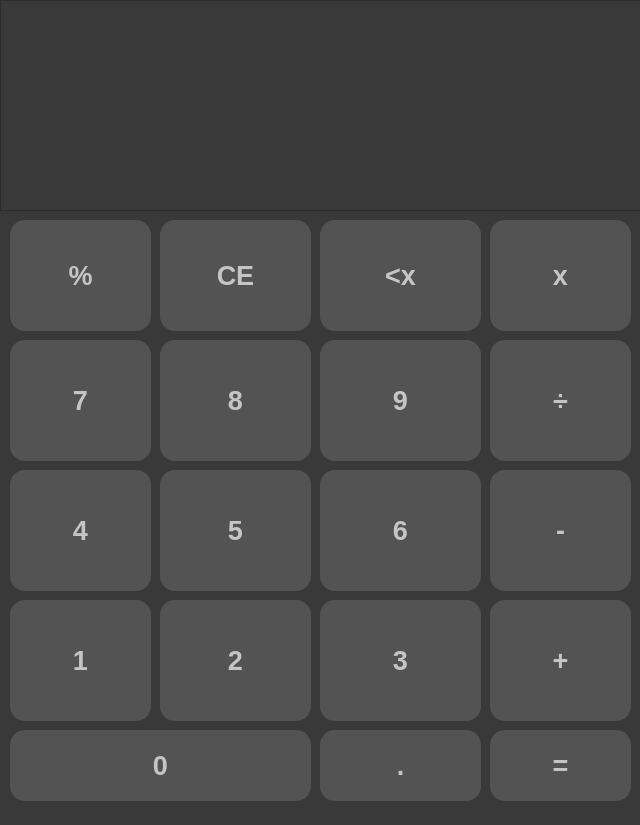
<?xml version="1.0" encoding="UTF-8"?>
<ui version="4.0">
 <class>MainWindow</class>
 <widget class="QMainWindow" name="MainWindow">
  <property name="geometry">
   <rect>
    <x>0</x>
    <y>0</y>
    <width>640</width>
    <height>825</height>
   </rect>
  </property>
  <property name="windowTitle">
   <string>MainWindow</string>
  </property>
  <property name="styleSheet">
   <string notr="true">background-color: rgb(57, 57, 57);</string>
  </property>
  <widget class="QWidget" name="centralwidget">
   <widget class="QPushButton" name="pushButton">
    <property name="geometry">
     <rect>
      <x>10</x>
      <y>220</y>
      <width>141</width>
      <height>111</height>
     </rect>
    </property>
    <property name="font">
     <font>
      <family>arial</family>
      <pointsize>20</pointsize>
      <weight>75</weight>
      <bold>true</bold>
     </font>
    </property>
    <property name="styleSheet">
     <string notr="true">background-color: rgb(83, 83, 83);
color: rgb(197, 197, 197);
font-family: arial;
border-radius: 15px;</string>
    </property>
    <property name="text">
     <string>%</string>
    </property>
   </widget>
   <widget class="QPushButton" name="pushButton_2">
    <property name="geometry">
     <rect>
      <x>160</x>
      <y>220</y>
      <width>151</width>
      <height>111</height>
     </rect>
    </property>
    <property name="font">
     <font>
      <family>arial</family>
      <pointsize>20</pointsize>
      <weight>75</weight>
      <bold>true</bold>
     </font>
    </property>
    <property name="styleSheet">
     <string notr="true">background-color: rgb(83, 83, 83);
color: rgb(197, 197, 197);
font-family: arial;
border-radius: 15px;</string>
    </property>
    <property name="text">
     <string>CE</string>
    </property>
   </widget>
   <widget class="QPushButton" name="pushButton_3">
    <property name="geometry">
     <rect>
      <x>320</x>
      <y>220</y>
      <width>161</width>
      <height>111</height>
     </rect>
    </property>
    <property name="font">
     <font>
      <family>arial</family>
      <pointsize>20</pointsize>
      <weight>75</weight>
      <bold>true</bold>
     </font>
    </property>
    <property name="styleSheet">
     <string notr="true">background-color: rgb(83, 83, 83);
color: rgb(197, 197, 197);
font-family: arial;
border-radius: 15px;</string>
    </property>
    <property name="text">
     <string>&lt;x</string>
    </property>
   </widget>
   <widget class="QPushButton" name="pushButton_4">
    <property name="geometry">
     <rect>
      <x>490</x>
      <y>220</y>
      <width>141</width>
      <height>111</height>
     </rect>
    </property>
    <property name="font">
     <font>
      <family>arial</family>
      <pointsize>20</pointsize>
      <weight>75</weight>
      <bold>true</bold>
     </font>
    </property>
    <property name="styleSheet">
     <string notr="true">background-color: rgb(83, 83, 83);
color: rgb(197, 197, 197);
font-family: arial;
border-radius: 15px;</string>
    </property>
    <property name="text">
     <string>x</string>
    </property>
   </widget>
   <widget class="QPushButton" name="pushButton_5">
    <property name="geometry">
     <rect>
      <x>10</x>
      <y>340</y>
      <width>141</width>
      <height>121</height>
     </rect>
    </property>
    <property name="font">
     <font>
      <family>arial</family>
      <pointsize>20</pointsize>
      <weight>75</weight>
      <bold>true</bold>
     </font>
    </property>
    <property name="styleSheet">
     <string notr="true">background-color: rgb(83, 83, 83);
color: rgb(197, 197, 197);
font-family: arial;
border-radius: 15px;</string>
    </property>
    <property name="text">
     <string>7</string>
    </property>
   </widget>
   <widget class="QPushButton" name="pushButton_6">
    <property name="geometry">
     <rect>
      <x>160</x>
      <y>340</y>
      <width>151</width>
      <height>121</height>
     </rect>
    </property>
    <property name="font">
     <font>
      <family>arial</family>
      <pointsize>20</pointsize>
      <weight>75</weight>
      <bold>true</bold>
     </font>
    </property>
    <property name="styleSheet">
     <string notr="true">background-color: rgb(83, 83, 83);
color: rgb(197, 197, 197);
font-family: arial;
border-radius: 15px;</string>
    </property>
    <property name="text">
     <string>8</string>
    </property>
   </widget>
   <widget class="QPushButton" name="pushButton_7">
    <property name="geometry">
     <rect>
      <x>320</x>
      <y>340</y>
      <width>161</width>
      <height>121</height>
     </rect>
    </property>
    <property name="font">
     <font>
      <family>arial</family>
      <pointsize>20</pointsize>
      <weight>75</weight>
      <bold>true</bold>
     </font>
    </property>
    <property name="styleSheet">
     <string notr="true">background-color: rgb(83, 83, 83);
color: rgb(197, 197, 197);
font-family: arial;
border-radius: 15px;</string>
    </property>
    <property name="text">
     <string>9</string>
    </property>
   </widget>
   <widget class="QPushButton" name="pushButton_8">
    <property name="geometry">
     <rect>
      <x>490</x>
      <y>340</y>
      <width>141</width>
      <height>121</height>
     </rect>
    </property>
    <property name="font">
     <font>
      <family>arial</family>
      <pointsize>20</pointsize>
      <weight>75</weight>
      <bold>true</bold>
     </font>
    </property>
    <property name="styleSheet">
     <string notr="true">background-color: rgb(83, 83, 83);
color: rgb(197, 197, 197);
font-family: arial;
border-radius: 15px;</string>
    </property>
    <property name="text">
     <string>÷</string>
    </property>
   </widget>
   <widget class="QPushButton" name="pushButton_9">
    <property name="geometry">
     <rect>
      <x>10</x>
      <y>470</y>
      <width>141</width>
      <height>121</height>
     </rect>
    </property>
    <property name="font">
     <font>
      <family>arial</family>
      <pointsize>20</pointsize>
      <weight>75</weight>
      <bold>true</bold>
     </font>
    </property>
    <property name="styleSheet">
     <string notr="true">background-color: rgb(83, 83, 83);
color: rgb(197, 197, 197);
font-family: arial;
border-radius: 15px;</string>
    </property>
    <property name="text">
     <string>4</string>
    </property>
   </widget>
   <widget class="QPushButton" name="pushButton_10">
    <property name="geometry">
     <rect>
      <x>160</x>
      <y>470</y>
      <width>151</width>
      <height>121</height>
     </rect>
    </property>
    <property name="font">
     <font>
      <family>arial</family>
      <pointsize>20</pointsize>
      <weight>75</weight>
      <bold>true</bold>
     </font>
    </property>
    <property name="styleSheet">
     <string notr="true">background-color: rgb(83, 83, 83);
color: rgb(197, 197, 197);
font-family: arial;
border-radius: 15px;</string>
    </property>
    <property name="text">
     <string>5</string>
    </property>
   </widget>
   <widget class="QPushButton" name="pushButton_11">
    <property name="geometry">
     <rect>
      <x>320</x>
      <y>470</y>
      <width>161</width>
      <height>121</height>
     </rect>
    </property>
    <property name="font">
     <font>
      <family>arial</family>
      <pointsize>20</pointsize>
      <weight>75</weight>
      <bold>true</bold>
     </font>
    </property>
    <property name="styleSheet">
     <string notr="true">background-color: rgb(83, 83, 83);
color: rgb(197, 197, 197);
font-family: arial;
border-radius: 15px;</string>
    </property>
    <property name="text">
     <string>6</string>
    </property>
   </widget>
   <widget class="QPushButton" name="pushButton_12">
    <property name="geometry">
     <rect>
      <x>490</x>
      <y>470</y>
      <width>141</width>
      <height>121</height>
     </rect>
    </property>
    <property name="font">
     <font>
      <family>arial</family>
      <pointsize>20</pointsize>
      <weight>75</weight>
      <bold>true</bold>
     </font>
    </property>
    <property name="styleSheet">
     <string notr="true">background-color: rgb(83, 83, 83);
color: rgb(197, 197, 197);
font-family: arial;
border-radius: 15px;</string>
    </property>
    <property name="text">
     <string>-</string>
    </property>
   </widget>
   <widget class="QPushButton" name="pushButton_13">
    <property name="geometry">
     <rect>
      <x>10</x>
      <y>600</y>
      <width>141</width>
      <height>121</height>
     </rect>
    </property>
    <property name="font">
     <font>
      <family>arial</family>
      <pointsize>20</pointsize>
      <weight>75</weight>
      <bold>true</bold>
     </font>
    </property>
    <property name="styleSheet">
     <string notr="true">background-color: rgb(83, 83, 83);
color: rgb(197, 197, 197);
font-family: arial;
border-radius: 15px;</string>
    </property>
    <property name="text">
     <string>1</string>
    </property>
   </widget>
   <widget class="QPushButton" name="pushButton_14">
    <property name="geometry">
     <rect>
      <x>160</x>
      <y>600</y>
      <width>151</width>
      <height>121</height>
     </rect>
    </property>
    <property name="font">
     <font>
      <family>arial</family>
      <pointsize>20</pointsize>
      <weight>75</weight>
      <bold>true</bold>
     </font>
    </property>
    <property name="styleSheet">
     <string notr="true">background-color: rgb(83, 83, 83);
color: rgb(197, 197, 197);
font-family: arial;
border-radius: 15px;</string>
    </property>
    <property name="text">
     <string>2</string>
    </property>
   </widget>
   <widget class="QPushButton" name="pushButton_15">
    <property name="geometry">
     <rect>
      <x>320</x>
      <y>600</y>
      <width>161</width>
      <height>121</height>
     </rect>
    </property>
    <property name="font">
     <font>
      <family>arial</family>
      <pointsize>20</pointsize>
      <weight>75</weight>
      <bold>true</bold>
     </font>
    </property>
    <property name="styleSheet">
     <string notr="true">background-color: rgb(83, 83, 83);
color: rgb(197, 197, 197);
font-family: arial;
border-radius: 15px;</string>
    </property>
    <property name="text">
     <string>3</string>
    </property>
   </widget>
   <widget class="QPushButton" name="pushButton_16">
    <property name="geometry">
     <rect>
      <x>490</x>
      <y>600</y>
      <width>141</width>
      <height>121</height>
     </rect>
    </property>
    <property name="font">
     <font>
      <family>arial</family>
      <pointsize>20</pointsize>
      <weight>75</weight>
      <bold>true</bold>
     </font>
    </property>
    <property name="styleSheet">
     <string notr="true">background-color: rgb(83, 83, 83);
color: rgb(197, 197, 197);
font-family: arial;
border-radius: 15px;</string>
    </property>
    <property name="text">
     <string>+</string>
    </property>
   </widget>
   <widget class="QPushButton" name="pushButton_17">
    <property name="geometry">
     <rect>
      <x>10</x>
      <y>730</y>
      <width>301</width>
      <height>71</height>
     </rect>
    </property>
    <property name="font">
     <font>
      <family>arial</family>
      <pointsize>20</pointsize>
      <weight>75</weight>
      <bold>true</bold>
     </font>
    </property>
    <property name="styleSheet">
     <string notr="true">background-color: rgb(83, 83, 83);
color: rgb(197, 197, 197);
font-family: arial;
border-radius: 15px;</string>
    </property>
    <property name="text">
     <string>0</string>
    </property>
   </widget>
   <widget class="QPushButton" name="pushButton_18">
    <property name="geometry">
     <rect>
      <x>320</x>
      <y>730</y>
      <width>161</width>
      <height>71</height>
     </rect>
    </property>
    <property name="font">
     <font>
      <family>arial</family>
      <pointsize>20</pointsize>
      <weight>75</weight>
      <bold>true</bold>
     </font>
    </property>
    <property name="styleSheet">
     <string notr="true">background-color: rgb(83, 83, 83);
color: rgb(197, 197, 197);
font-family: arial;
border-radius: 15px;</string>
    </property>
    <property name="text">
     <string>.</string>
    </property>
   </widget>
   <widget class="QPushButton" name="pushButton_19">
    <property name="geometry">
     <rect>
      <x>490</x>
      <y>730</y>
      <width>141</width>
      <height>71</height>
     </rect>
    </property>
    <property name="font">
     <font>
      <family>arial</family>
      <pointsize>20</pointsize>
      <weight>75</weight>
      <bold>true</bold>
     </font>
    </property>
    <property name="styleSheet">
     <string notr="true">background-color: rgb(83, 83, 83);
color: rgb(197, 197, 197);
font-family: arial;
border-radius: 15px;</string>
    </property>
    <property name="text">
     <string>=</string>
    </property>
   </widget>
   <widget class="QTextEdit" name="textEdit">
    <property name="geometry">
     <rect>
      <x>0</x>
      <y>0</y>
      <width>641</width>
      <height>211</height>
     </rect>
    </property>
    <property name="font">
     <font>
      <family>Arial</family>
      <pointsize>40</pointsize>
      <weight>75</weight>
      <bold>true</bold>
     </font>
    </property>
    <property name="layoutDirection">
     <enum>Qt::RightToLeft</enum>
    </property>
    <property name="autoFillBackground">
     <bool>false</bool>
    </property>
    <property name="styleSheet">
     <string notr="true">background-color: rgb(57, 57, 57);
text-align: right;
color: rgb(197, 197, 197);</string>
    </property>
    <property name="verticalScrollBarPolicy">
     <enum>Qt::ScrollBarAlwaysOff</enum>
    </property>
    <property name="html">
     <string>&lt;!DOCTYPE HTML PUBLIC &quot;-//W3C//DTD HTML 4.0//EN&quot; &quot;http://www.w3.org/TR/REC-html40/strict.dtd&quot;&gt;
&lt;html&gt;&lt;head&gt;&lt;meta name=&quot;qrichtext&quot; content=&quot;1&quot; /&gt;&lt;style type=&quot;text/css&quot;&gt;
p, li { white-space: pre-wrap; }
&lt;/style&gt;&lt;/head&gt;&lt;body style=&quot; font-family:'Arial'; font-size:40pt; font-weight:600; font-style:normal;&quot;&gt;
&lt;p style=&quot;-qt-paragraph-type:empty; margin-top:0px; margin-bottom:0px; margin-left:0px; margin-right:0px; -qt-block-indent:0; text-indent:0px; font-size:20pt; font-weight:400;&quot;&gt;&lt;br /&gt;&lt;/p&gt;&lt;/body&gt;&lt;/html&gt;</string>
    </property>
   </widget>
  </widget>
  <widget class="QStatusBar" name="statusbar"/>
 </widget>
 <resources/>
 <connections/>
</ui>
